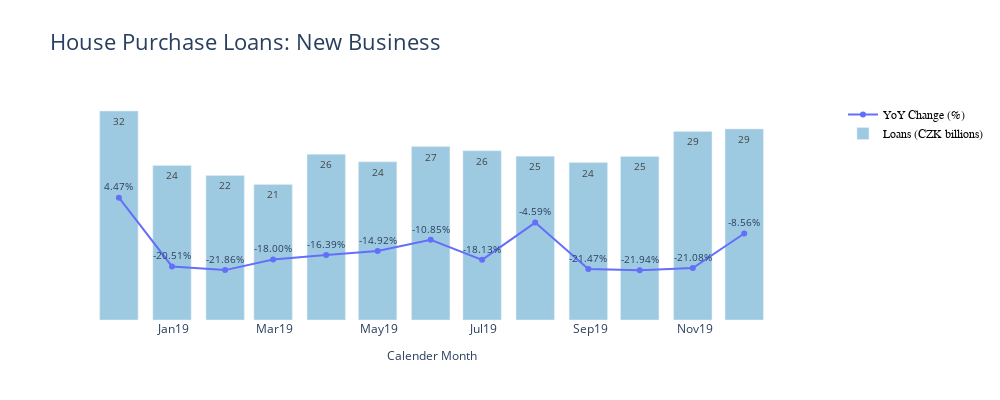

Here is the notebook cell this chart was saved with:
### Code cell
gen_chart('IND6 lending to households for house purchase total', 'House Purchase Loans: New Business', 'NewVolume')

### Figure 1 — Plotly figure (JSON) as saved in the notebook; plotly's stock layout.template omitted (floating-point values rounded to 4 significant figures)
{"data": [{"hoverinfo": "none", "mode": "lines+markers+text", "name": "YoY Change (%)", "text": [0.0447, -0.2051, -0.2186, -0.18, -0.1639, -0.1492, -0.1085, -0.1813, -0.0459, -0.2147, -0.2194, -0.2108, -0.0856], "textfont": {"size": 10}, "textposition": "top center", "texttemplate": "%{text:.2%}", "type": "scatter", "x": ["2018-11-30T00:00:00", "2018-12-31T00:00:00", "2019-01-31T00:00:00", "2019-02-28T00:00:00", "2019-03-31T00:00:00", "2019-04-30T00:00:00", "2019-05-31T00:00:00", "2019-06-30T00:00:00", "2019-07-31T00:00:00", "2019-08-31T00:00:00", "2019-09-30T00:00:00", "2019-10-31T00:00:00", "2019-11-30T00:00:00"], "xaxis": "x", "y": [0.04466, -0.2051, -0.2186, -0.18, -0.1639, -0.1492, -0.1085, -0.1813, -0.04591, -0.2147, -0.2194, -0.2108, -0.08562], "yaxis": "y2"}, {"hoverinfo": "none", "marker": {"color": "rgb(158,202,225)"}, "name": "Loans (CZK billions)", "text": [32, 24, 22, 21, 26, 24, 27, 26, 25, 24, 25, 29, 29], "textfont": {"size": 10}, "textposition": "auto", "texttemplate": "%{text:,.0f}", "type": "bar", "x": ["2018-11-30T00:00:00", "2018-12-31T00:00:00", "2019-01-31T00:00:00", "2019-02-28T00:00:00", "2019-03-31T00:00:00", "2019-04-30T00:00:00", "2019-05-31T00:00:00", "2019-06-30T00:00:00", "2019-07-31T00:00:00", "2019-08-31T00:00:00", "2019-09-30T00:00:00", "2019-10-31T00:00:00", "2019-11-30T00:00:00"], "xaxis": "x", "y": [32.21, 23.82, 22.27, 20.89, 25.53, 24.38, 26.73, 26.09, 25.25, 24.26, 25.21, 29.07, 29.45], "yaxis": "y"}], "layout": {"autosize": false, "font": {"size": 16}, "height": 400, "legend": {"font": {"color": "black", "family": "sans-serif", "size": 12}}, "paper_bgcolor": "rgba(0,0,0,0)", "plot_bgcolor": "rgba(0,0,0,0)", "showlegend": true, "title": {"text": "House Purchase Loans: New Business"}, "width": 1000, "xaxis": {"anchor": "y", "domain": [0, 0.94], "tickfont": {"size": 12}, "tickformat": "%b%y", "title": {"font": {"size": 12}, "text": "Calender Month"}}, "yaxis": {"anchor": "x", "domain": [0, 1], "tickfont": {"size": 12}, "tickformat": ",.0f", "title": {"font": {"size": 12}, "text": "Loans (CZK)"}, "visible": false}, "yaxis2": {"anchor": "x", "overlaying": "y", "range": [-0.4, 0.4], "side": "right", "tickfont": {"size": 12}, "tickformat": ".2%", "title": {"font": {"size": 12}, "text": "YoY Change(%)/Non-performing Rate(%)"}, "visible": false}}}
